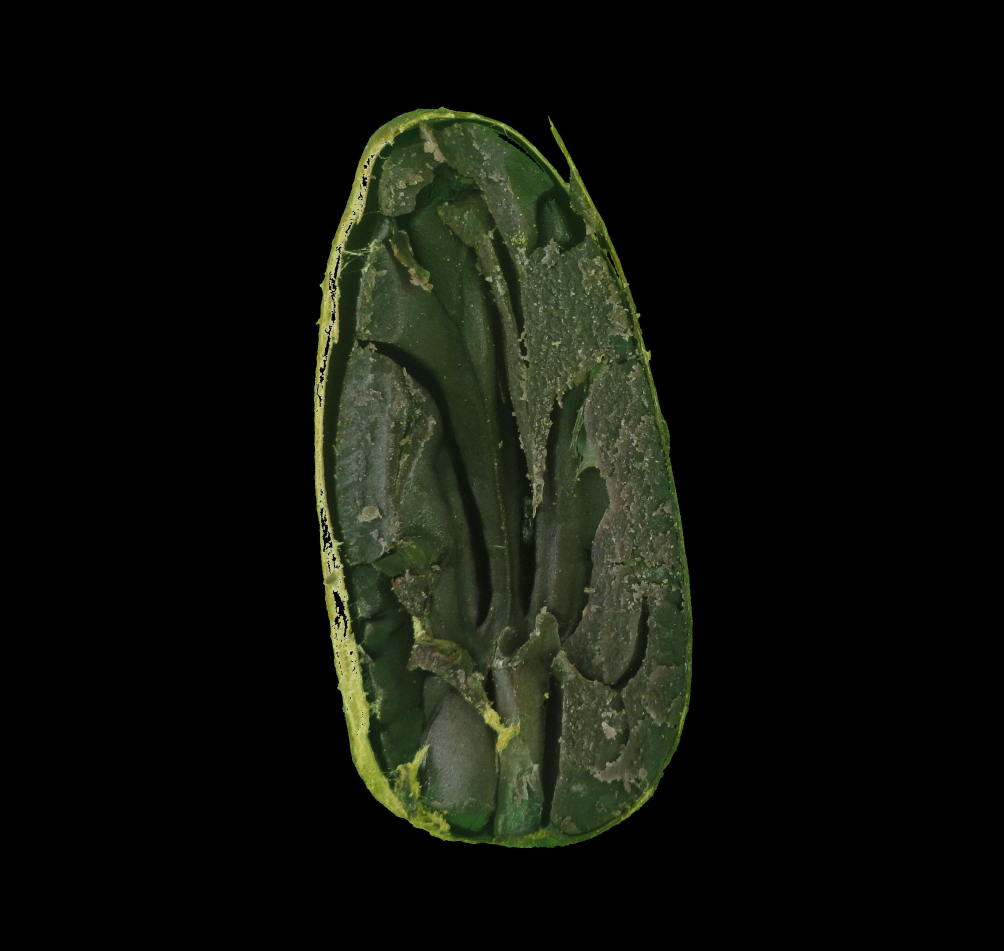
#> input picture Python/data/bean.JPG, 3011 x 2851 px, found by its file name (shown at 1/3 size)
$ jupyter execute data_augmentation.ipynb
#> lines starting #> are read from the running program, lines starting #| are printed output that depends on the picture
[cell 1]
from hashlib import new
import cv2
import numpy as np
from numpy import random as rd, uint8
from matplotlib import pyplot as plt

[cell 2]
im_wid = 512
im_hei = 512
gm = 0.75

[cell 3]
def curved(x):
    return 255*np.power(x/255, 1/gm)

[cell 4]
def image_correct(img, channel):
    newimg = np.zeros(np.shape(img), dtype=uint8)
    for i in range(img.shape[0]):
        for j in range(img.shape[1]):
            newimg[i][j] = img[i][j];
            newimg[i][j][channel] = curved(img[i][j][channel])
    return newimg

[cell 5]
def random(a,b):
    return np.round(a + rd.random()*(b-a), 2)

[cell 6]
def create_scale_kernel(dw,dh):
    tx = -im_wid*((dw-1)/2)
    ty = -im_hei*((dh-1)/2)
    return np.float32([[dw, 0, tx],
                       [0, dh, ty]])

[cell 7]
def create_offset_kernel(dx, dy):
    return np.float32([[1, 0, dx], [0, 1, dy]])

[cell 8]
def horizontal_flip_kernel():
    return np.float32([[-1, 0, im_wid], [0, 1, 0]])

[cell 9]
def vertical_flip_kernel():
    return np.float32([[1, 0, 0], [0, -1, im_hei]])

[cell 10]
def create_rotate_kernel(angle):
    a = angle * 2*np.pi/360
    mx = im_wid/2
    my = im_hei/2
    alp = np.cos(a)
    bet = np.sin(a)
    kernel = np.float32([[alp, bet, (1-alp)*mx - bet*my],
                        [-bet, alp, bet*mx + (1-alp)*my]])
    return kernel

[cell 11]
def lin_trans(source, kernel):
    return cv2.warpAffine(source, kernel, (source.shape[0], source.shape[1]))

[cell 12]
def create_skew_kernel(ay, ax):
    mx = im_wid/2
    my = im_hei/2
    kernel = np.float32([[1, -ax,  ax*mx],
                        [-ay, 1, ay*my]])
    # kernel = np.float32([[1, -ax,  0],
    #                     [-ay, 1, 0]])
    return kernel

[cell 13]
#LINUX
# img = cv2.imread('/home/flint/Documents/thesis2022/Python/data/bean.JPG')
#MacOS
# img = cv2.imread('/Users/lochuynhquang/Documents/thesis2022/Python/data/bean.png')
#Windows
img = cv2.imread('C:/Users/quang/Documents/thesis2022/Python/data/bean.JPG')
#> img is the input picture: shape (2851, 3011, 3); mean B, G, R 10.8, 17.5, 15
img = cv2.resize(img, (im_wid,im_hei))
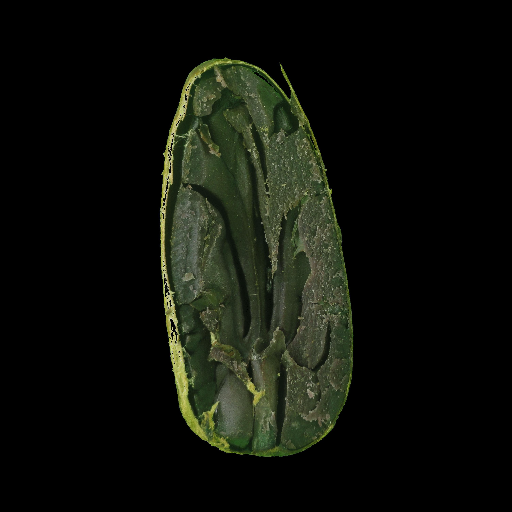
#> img: shape (512, 512, 3); mean B, G, R 10.7, 17.5, 15
img = image_correct(img, 1)
#> after the loop in image_correct, `for i in range(img.shape[0]):`:
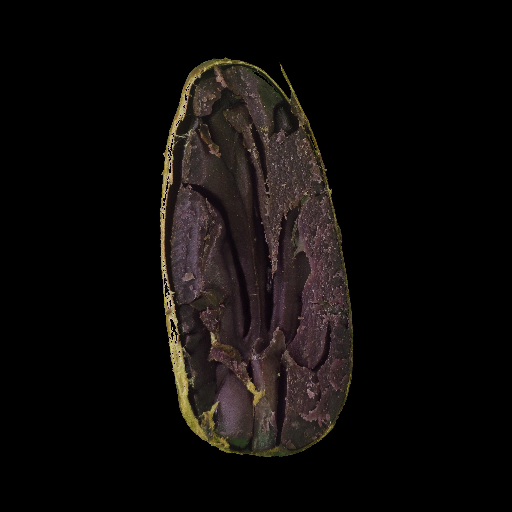
#> newimg: shape (512, 512, 3); mean B, G, R 10.7, 12, 15
img = cv2.cvtColor(img,cv2.COLOR_BGR2RGB)
plt.imshow(img)
plt.title('Original')
plt.show()

[cell 14]
newimg = lin_trans(img,create_skew_kernel(0.2,0.2))
#> in lin_trans, `return cv2.warpAffine(source, kernel, (source.shape[0], source.shape[1..`:
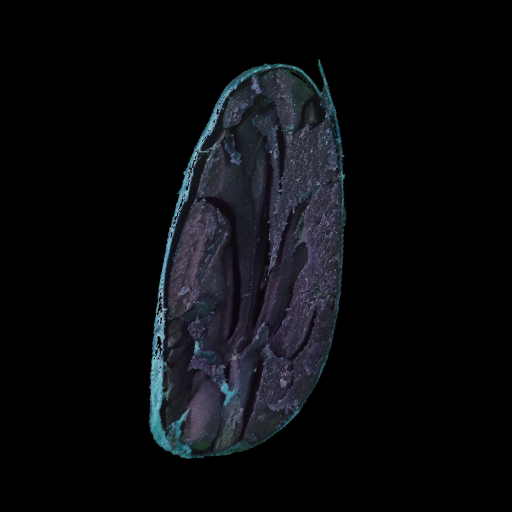
#> returned value: shape (512, 512, 3); mean of channels 0, 1, 2 14.4, 11.5, 10.3; drawn as B, G, R
